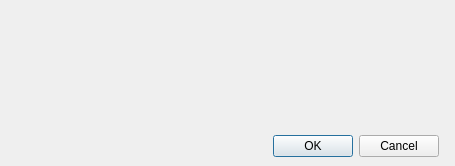
<?xml version="1.0" encoding="UTF-8"?>
<ui version="4.0">
 <class>ResultFormatDlg</class>
 <widget class="QDialog" name="ResultFormatDlg">
  <property name="geometry">
   <rect>
    <x>0</x>
    <y>0</y>
    <width>455</width>
    <height>166</height>
   </rect>
  </property>
  <property name="windowTitle">
   <string>Result Format</string>
  </property>
  <widget class="QDialogButtonBox" name="buttonBox">
   <property name="geometry">
    <rect>
     <x>9</x>
     <y>130</y>
     <width>430</width>
     <height>32</height>
    </rect>
   </property>
   <property name="orientation">
    <enum>Qt::Horizontal</enum>
   </property>
   <property name="standardButtons">
    <set>QDialogButtonBox::Cancel|QDialogButtonBox::Ok</set>
   </property>
  </widget>
  <widget class="ResultFormatWidget" name="resultFormatWidget" native="true">
   <property name="geometry">
    <rect>
     <x>9</x>
     <y>0</y>
     <width>436</width>
     <height>122</height>
    </rect>
   </property>
  </widget>
 </widget>
 <customwidgets>
  <customwidget>
   <class>ResultFormatWidget</class>
   <extends>QWidget</extends>
   <header>src/resultformatwidget.h</header>
   <container>1</container>
  </customwidget>
 </customwidgets>
 <resources/>
 <connections>
  <connection>
   <sender>buttonBox</sender>
   <signal>accepted()</signal>
   <receiver>ResultFormatDlg</receiver>
   <slot>accept()</slot>
   <hints>
    <hint type="sourcelabel">
     <x>248</x>
     <y>254</y>
    </hint>
    <hint type="destinationlabel">
     <x>157</x>
     <y>274</y>
    </hint>
   </hints>
  </connection>
  <connection>
   <sender>buttonBox</sender>
   <signal>rejected()</signal>
   <receiver>ResultFormatDlg</receiver>
   <slot>reject()</slot>
   <hints>
    <hint type="sourcelabel">
     <x>316</x>
     <y>260</y>
    </hint>
    <hint type="destinationlabel">
     <x>286</x>
     <y>274</y>
    </hint>
   </hints>
  </connection>
 </connections>
</ui>
